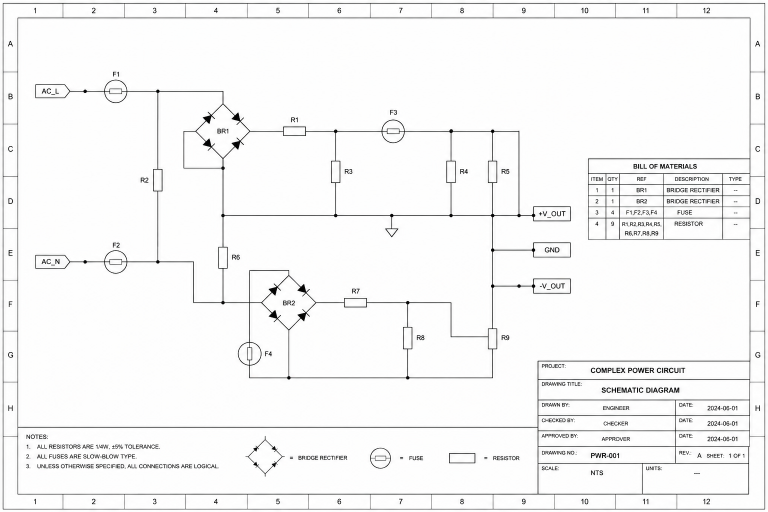
#> input picture examples/drawing.png, 1536 x 1024 px (shown at 1/2 size)
$ jupyter execute --allow-errors main.ipynb
#> lines starting #> are read from the running program, lines starting #| are printed output that depends on the picture; after the words box and inside, x2 and y2 are one past the last pixel; in counts of white or black regions, pixels touching at a corner belong together
### utils.py
import math
import os
from typing import Dict, List, Optional, Tuple, Union
import numpy as np
import torch
from PIL import Image, ImageOps
import matplotlib.pyplot as plt
from torchvision import transforms

import cv2
from sklearn.cluster import KMeans
from sklearn.preprocessing import normalize

# [24 lines left out: function _to_pil_rgb, not called in this run]

def crop_to_foreground(image: Image.Image) -> Image.Image:
    """Crops the image to the bounding box of the foreground (non-white) pixels."""
    bbox = image.getbbox()
    if bbox is None:
        print("Warning: no foreground detected, using original image")
        return image
    return image.crop(bbox)

def turn_to_binary(image: Image.Image, threshold: int = 220) -> Image.Image:
    gray = image.convert("L")
    binary = gray.point(lambda x: 255 if x > threshold else 0)
    return binary

def fit_to_patch_grid(
    image: Image.Image,
    patch_size: int,
    option: str = "crop",
    make_square: bool = False,
    pad_value: int = 255, # white
) -> tuple[Image.Image, Tuple[int, int], bool]:
    new_w = math.floor(image.width / patch_size) * patch_size
    new_h = math.floor(image.height / patch_size) * patch_size

    if new_w == 0 or new_h == 0:
        raise ValueError(
            f"Image is too small after cropping: {image.size}. "
            f"Need at least {patch_size}x{patch_size} pixels in the foreground."
        )
    if option == "crop":
        image = image.crop((0, 0, new_w, new_h))
    elif option == "resize":
        image = image.resize((new_w, new_h), Image.Resampling.NEAREST)
    else:
        raise ValueError(f"Invalid option: {option}. Must be 'crop' or 'resize'.")

    is_originally_square = (new_w == new_h)
    # 2. Pad smaller side to make square
    if make_square and is_originally_square == False:
        is_originally_square = False
        w, h = image.size
        side = max(w, h)

        pad_w = side - w
        pad_h = side - h

        # Because w and h are already multiples of patch_size,
        # pad_w and pad_h are also multiples of patch_size.
        # We distribute padding in whole-patch units.
        right = (pad_w // patch_size // 2) * patch_size
        left = pad_w - right

        top = (pad_h // patch_size // 2) * patch_size
        bottom = pad_h - top

        image = ImageOps.expand(
            image,
            border=(left, top, right, bottom),
            fill=pad_value,
        )

    grid_size = (image.size[0] // patch_size, image.size[1] // patch_size) # [w, h]
    return image, grid_size, is_originally_square

def resize_with_scale(image: Image.Image, scale: float) -> Image.Image:
    w, h = image.size
    new_w = max(1, int(round(w * scale)))
    new_h = max(1, int(round(h * scale)))
    new_image = image.resize((new_w, new_h), Image.Resampling.BICUBIC)
    return new_image

# [211 lines left out: functions save_heatmap, display_overlay, find_roi, not called in this run]

### dino_pattern_detector.py
from __future__ import annotations

from typing import Dict, List, Tuple, Optional, Sequence, Union

import numpy as np
import torch
import torch.nn.functional as F
from PIL import Image, ImageDraw, ImageFilter
from torchvision import transforms
from utils import save_heatmap, crop_to_foreground, turn_to_binary, fit_to_patch_grid, find_roi, resize_with_scale
import matplotlib.pyplot as plt
import math
import time

# for effectiveness and efficiency balance, grid size of the pattern shouldn't be too small or too large
# therefore, the larger side of the pattern grid is set to be LONGER_GRID_SIZE
# this number is founded by empirical tests
LONGER_GRID_SIZE = 5
TOKEN_MASK_METHOD = "v2" # v1: any foreground pixel in patch, v2: resize + threshold
TEST_PATTERN_NO = 3
DEVICE = "cpu"
_SCALE_LIST = [1.5]# [x / 10 for x in range(5, 21)]

ROTATE_ANGLES = [Image.Transpose.ROTATE_90]

SCALE_LIST = [x*LONGER_GRID_SIZE / 5 for x in _SCALE_LIST]

class ImageWrapper:
    """
    Image wrapper for drawing image and pattern image.
    Given image will be:
    1. basically a binary image (still has 3 channels, for dinov2 input)
    2. cropped to foreground
    3. always divisible by patch size (either by cropping or resizing, controlled by option)
    4. grid_size has a side which always is LONGER_GRID_SIZE if pattern_grid_size_check is True
    """
    def __init__(
            self,
            image: Image.Image,
            threshold: int = 220,
            patch_size: int = 14,
            resize_option: str = "crop",
            pattern_grid_size_check: bool = False, # if true, force the longer size of the image fit LONGER_GRID_SIZE
            ):

        binary = turn_to_binary(image, threshold=threshold)
        binary = crop_to_foreground(binary)
        image = binary.convert("RGB")

        if pattern_grid_size_check:
            w, h = image.size
            if w > h:
                new_w = patch_size * LONGER_GRID_SIZE
                new_h = patch_size * math.floor(LONGER_GRID_SIZE * h / w + 0.5)
            else:
                new_h = patch_size * LONGER_GRID_SIZE
                new_w = patch_size * math.floor(LONGER_GRID_SIZE * w / h + 0.5)

            ## need to pad to square
            image = image.resize((new_w, new_h), resample=Image.Resampling.NEAREST)

        binary = turn_to_binary(image, threshold=threshold)
        binary = crop_to_foreground(binary)
        binary, grid_size, is_originally_square = fit_to_patch_grid(
            image=binary,
            patch_size=patch_size,
            option=resize_option,
            make_square=pattern_grid_size_check,
        )

        if pattern_grid_size_check and max(grid_size) != LONGER_GRID_SIZE:
            raise ValueError(f"Grid size is not correct: {grid_size}, image size: {image.size}, patch size: {patch_size}")

        self.binary = binary
        self.image = binary.convert("RGB")
        self.image_size = binary.size # [w, h]
        self.grid_size = grid_size # [w, h]
        self.patch_size = patch_size
        self.resize_option = resize_option
        self.threshold = threshold
        self.is_originally_square = is_originally_square

        if TOKEN_MASK_METHOD == "v1":
            self.get_token_mask = self.get_token_mask_v1
        else:
            self.get_token_mask = self.get_token_mask_v2

    # [11 lines left out: function get_token_mask_v1, not called in this run]

    def get_token_mask_v2(self) -> torch.Tensor:
        resized_image = self.binary.resize(self.grid_size, resample=Image.Resampling.LANCZOS)
        resized_image = turn_to_binary(resized_image, threshold=self.threshold)
        mask_binary = np.array(resized_image) == 0 # black is True, white is False, shape [h,w]
        return torch.from_numpy(mask_binary).bool()

    def get_token_mask(self) -> torch.Tensor:
        return self.get_token_mask_v1() if TOKEN_MASK_METHOD == "v1" else self.get_token_mask_v2()


class DinoPatternDetector:
    def __init__(
        self,
        model_name: str = "dinov2_vitb14",
        device: Optional[str] = None,
    ):
        self.device = device or ("cuda" if torch.cuda.is_available() else "cpu")
        print(f"Using device: {self.device}")

        self.model = torch.hub.load(
            repo_or_dir="facebookresearch/dinov2",
            model=model_name,
        ).to(self.device)
        self.model.eval()

        patch_size = getattr(self.model, "patch_size", 14)
        if isinstance(patch_size, tuple):
            patch_size = patch_size[0]
        self.patch_size = int(patch_size)

        # reminder transforms in dino repo is: resize + to_tensor + normalize
        self.transform = transforms.Compose([
            transforms.ToTensor(),
            transforms.Normalize(mean=[0.485, 0.456, 0.406], std=[0.229, 0.224, 0.225]),
        ])

    # [398 lines left out: functions extract_features, compute_similarity_heatmap, get_candidates_from_heatmap, nms, detect, draw_detections, not called in this run]

# [44 lines that do not run on import are left out]

### main.ipynb
[cell 1]
import cv2
import torch
import timm
import numpy as np
import matplotlib.pyplot as plt

from PIL import Image
import torchvision.transforms as T
from torchvision import transforms
from sklearn.metrics.pairwise import cosine_similarity
from timm.data import resolve_data_config
from timm.data.transforms_factory import create_transform

from sklearn.decomposition import PCA

[cell 2]
DRAWING_PATH = "examples/drawing.png"
PATTERN_PATH = "examples/pattern1.png"

#> (the rest of this cell did not finish here and is left out)

[cell 3]
def display(images, titles=None, is_binary=False):
    n = len(images)

    width_ratios = [1] + [5] * (n - 1)

    fig = plt.figure(figsize=(5 * n, 5))
    gs = fig.add_gridspec(1, n, width_ratios=width_ratios)

    for i, img in enumerate(images):
        ax = fig.add_subplot(gs[i])
        ax.imshow(img, cmap="gray" if is_binary else None)

        if titles:
            ax.set_title(titles[i], fontsize=20)

        ax.axis("off")

    plt.tight_layout()
    plt.show()

[cell 4]
drawing = cv2.imread(DRAWING_PATH)
#> drawing is the input picture: shape (1024, 1536, 3); mean B, G, R 245.8, 245.9, 245.9
pattern = cv2.imread(PATTERN_PATH)
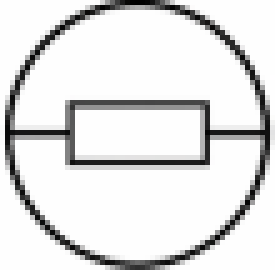
#> input picture examples/pattern1.png, 55 x 54 px (shown 5 times larger)
#> pattern is the input picture: shape (54, 55, 3); mean B, G, R 224.5, 224.5, 224.5

# Verify images loaded correctly
if drawing is None:
    raise ValueError(f"Failed to load drawing image: {DRAWING_PATH}")

if pattern is None:
    raise ValueError(f"Failed to load pattern image: {PATTERN_PATH}")

# Convert BGR -> RGB
drawing_rgb = cv2.cvtColor(drawing, cv2.COLOR_BGR2RGB)
pattern_rgb = cv2.cvtColor(pattern, cv2.COLOR_BGR2RGB)

# Display
display([pattern_rgb, drawing_rgb], titles=["Pattern", "Drawing"])
#> in display, `n = len(images)`: n = 2
#> in display, `width_ratios = [1] + [5] * (n - 1)`: width_ratios = [1, 5]
#> the loop in display, `for i, img in enumerate(images):` made 2 passes
#> in display, `plt.show()`:
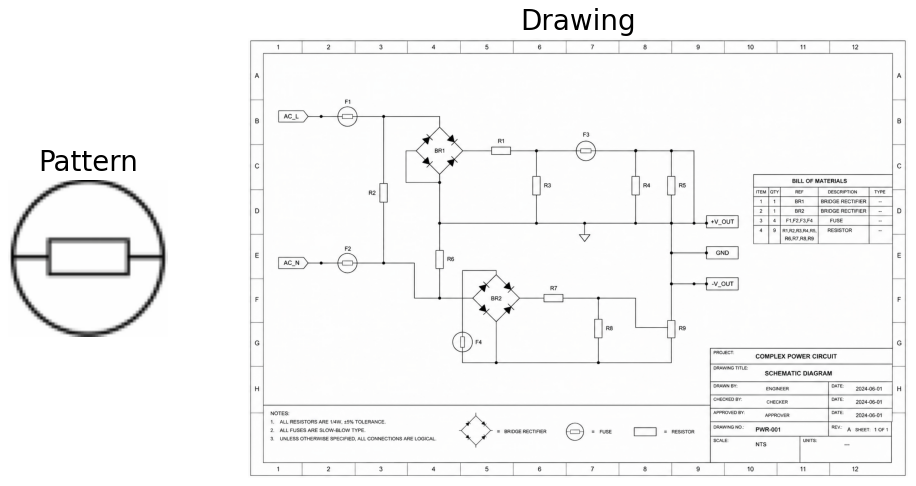
#> figure drawn by matplotlib, 2 panels

[cell 5]
class Dinov2Matcher:

  def __init__(self, repo_name="facebookresearch/dinov2", model_name="dinov2_vits14", smaller_edge_size=448, half_precision=False, device="cuda"):
    self.repo_name = repo_name
    self.model_name = model_name
    self.smaller_edge_size = smaller_edge_size
    self.half_precision = half_precision
    self.device = device

    if self.half_precision:
      self.model = torch.hub.load(repo_or_dir=repo_name, model=model_name).half().to(self.device)
    else:
      self.model = torch.hub.load(repo_or_dir=repo_name, model=model_name).to(self.device)

    self.model.eval()

    self.transform = transforms.Compose([
        transforms.Resize(size=smaller_edge_size, interpolation=transforms.InterpolationMode.BICUBIC, antialias=True),
        transforms.ToTensor(),
        transforms.Normalize(mean=(0.485, 0.456, 0.406), std=(0.229, 0.224, 0.225)), # imagenet defaults
      ])

  # https://github.com/facebookresearch/dinov2/blob/255861375864acdd830f99fdae3d9db65623dafe/notebooks/features.ipynb
  # [45 lines left out: functions prepare_image, prepare_mask, extract_features, idx_to_source_position, get_embedding_visualization, not called in this run]

# Init Dinov2Matcher
#> (the rest of this cell did not finish here and is left out)

[cell 6]
from sklearn.cluster import KMeans

km = KMeans(n_clusters=3, random_state=0, n_init=10)
#> (the rest of this cell did not finish here and is left out)

[cell 7]
# [29 lines left out: function visualize_mask, not called in this run]

#> (a cell that did not finish here is left out)

[cell 9]
from PIL import Image
import json
from dino_pattern_detector import DinoPatternDetector, ImageWrapper
from utils import resize_with_scale, turn_to_binary, crop_to_foreground
import torch
import time

#> (the rest of this cell did not finish here and is left out)


pattern_image = Image.open("examples/pattern.png")
drawing_image = Image.open("examples/drawing.png")
start_time = time.time()
detections, viz = detector.detect(
    pattern_image=pattern_image,
    drawing_image=drawing_image,
    drawing_scales=[1],
    threshold_percentile=99.0,
    nms_iou_threshold=0.05,
    max_detections=30,
    debug=True,
)
end_time = time.time()
print(f"Detection time: {end_time - start_time:.2f} seconds")
viz.save("output.png")

[cell 10]
from PIL import Image
from dino_pattern_detector import ImageWrapper
from utils import turn_to_binary, crop_to_foreground, display_overlay

test_pattern_image = Image.open("examples/pattern2.png").convert("RGB")
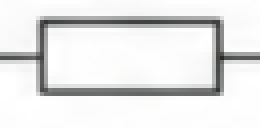
#> input picture examples/pattern2.png, 65 x 32 px (shown 4 times larger)
image_wrapper = ImageWrapper(test_pattern_image, patch_size=14, resize_option="resize", pattern_grid_size_check=True)
#> in turn_to_binary, `binary = gray.point(lambda x: 255 if x > threshold else 0)`:
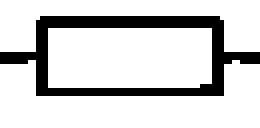
#> binary: PIL image 65x32 L (shown 4 times larger); 81.9% white; 1 black region, box (x1, y1, x2, y2) and area: (0, 4, 65, 24) 376
#> in crop_to_foreground, `bbox = image.getbbox()`: bbox = (0, 0, 65, 32)
#> in __init__, `image = image.resize((new_w, new_h), resample=Image.Resampling.NEAREST)`:
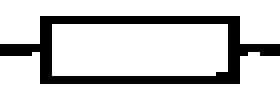
#> image: PIL image 70x28 RGB (shown 4 times larger); 82.9% white; black in thin lines or dots, all inside (x1, y1, x2, y2) = (0, 4, 70, 21)
#> in fit_to_patch_grid, `image = ImageOps.expand( image, border=(left, top, right, bottom), fil..`:
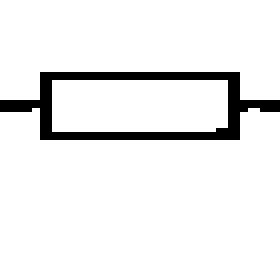
#> image: PIL image 70x70 L (shown 4 times larger); 93.1% white; black in thin lines or dots, all inside (x1, y1, x2, y2) = (0, 18, 70, 35)
#> in __init__, `binary, grid_size, is_originally_square = fit_to_patch_grid( image=bin..`: grid_size = (5, 5); is_originally_square = False
#> in __init__, `self.grid_size = grid_size`: self.grid_size = (5, 5)
#> in __init__, `self.is_originally_square = is_originally_square`: self.is_originally_square = False

if not image_wrapper.is_originally_square:
    print("Creating rotated image for non-square pattern...")
    rotated_image = image_wrapper.image.transpose(method=Image.Transpose.ROTATE_90)
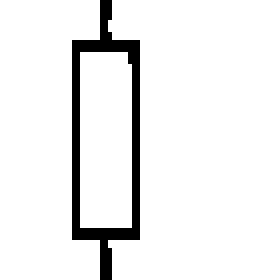
#> rotated_image: PIL image 70x70 RGB (shown 4 times larger); 93.1% white; black in thin lines or dots, all inside (x1, y1, x2, y2) = (18, 0, 35, 70)
    rotated_image_wrapper = ImageWrapper(
        rotated_image,
        patch_size=14,
        resize_option="resize",
        pattern_grid_size_check=True)
else:
    rotated_image_wrapper = image_wrapper

print(rotated_image_wrapper.grid_size)
#| (5, 5)
#> (the rest of this cell did not finish here and is left out)

#> in get_token_mask_v2, `mask_binary = np.array(resized_image) == 0`: mask_binary = [[False, True, True, False, False], [False, True, True, False, False], [False, False, False, False, False], [False, True, True, False, False], [False, True, True, False, False]]

result = display_overlay(mask, rotated_image_wrapper.image)

print(mask)
result.show()

[cell 11]
from PIL import Image
from dino_pattern_detector import ImageWrapper, DinoPatternDetector
import matplotlib.pyplot as plt
import numpy as np
from sklearn.decomposition import PCA
from utils import resize_with_scale


test_pattern_image = Image.open("examples/drawing.png").convert("RGB")
image_wrapper = ImageWrapper(resize_with_scale(test_pattern_image, scale=0.22), patch_size=14, resize_option="resize")
#> in resize_with_scale, `new_image = image.resize((new_w, new_h), Image.Resampling.BICUBIC)`:
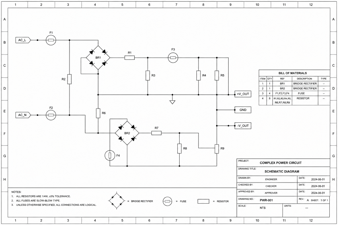
#> new_image: PIL image 338x225 RGB; mean R, G, B 245.7, 245.7, 245.7
#> in turn_to_binary (call 6), `binary = gray.point(lambda x: 255 if x > threshold else 0)`:
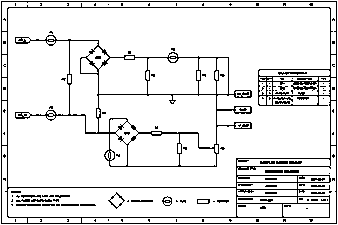
#> binary: PIL image 338x225 L; 89.3% white; black in thin lines or dots
#> in __init__ (call 3), `image = binary.convert("RGB")`: image: PIL image 338x225 RGB; 89.3% white; black in thin lines or dots
#> call 3 of fit_to_patch_grid, with patch_size = 14, option = 'resize', make_square = False, pad_value = 255
#> in fit_to_patch_grid (call 3), `image = image.resize((new_w, new_h), Image.Resampling.NEAREST)`:
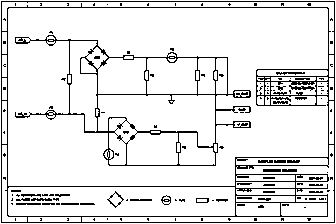
#> image: PIL image 336x224 L; 89.2% white; black in thin lines or dots
#> in __init__ (call 3), `self.image = binary.convert("RGB")`: self.image: PIL image 336x224 RGB; 89.2% white; black in thin lines or dots

print(image_wrapper.image.size) #[w, h]
#| (336, 224)

# [6 lines left out: function get_embedding_visualization, not called in this run]

#> (the rest of this cell did not finish here and is left out)
